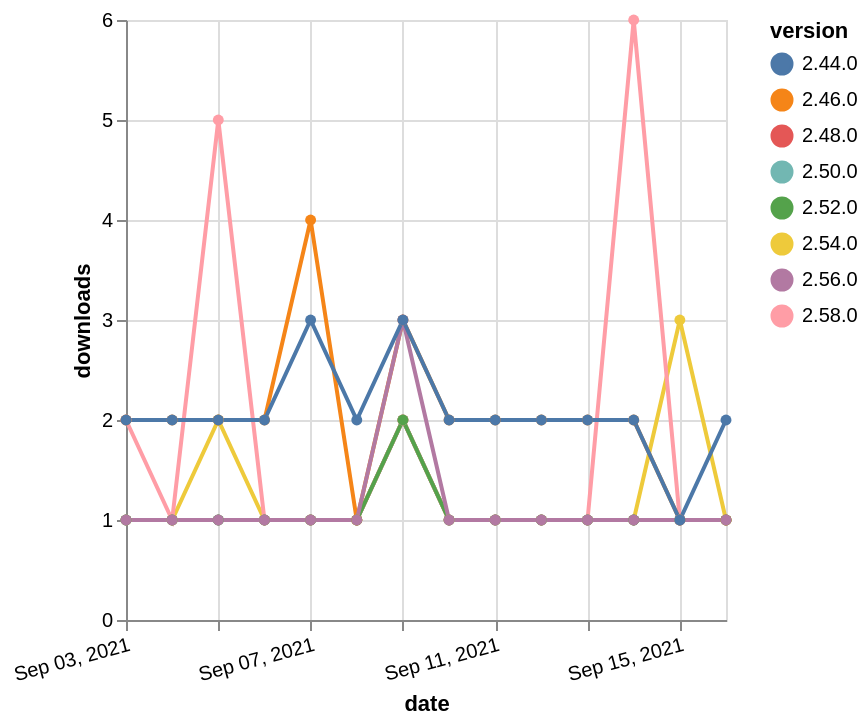

Describe this chart as a Vega-Lite specification.
### Vega-Lite specification from a JSON file in a GitHub repository (floating-point values rounded to 4 significant figures)
{"$schema": "https://vega.github.io/schema/vega-lite/v5.json", "description": "A simple bar chart with embedded data.", "data": {"values": [{"date": "2021-09-03", "total": 168, "delta": 1, "version": "2.54.0"}, {"date": "2021-09-04", "total": 169, "delta": 1, "version": "2.54.0"}, {"date": "2021-09-05", "total": 171, "delta": 2, "version": "2.54.0"}, {"date": "2021-09-06", "total": 172, "delta": 1, "version": "2.54.0"}, {"date": "2021-09-07", "total": 173, "delta": 1, "version": "2.54.0"}, {"date": "2021-09-08", "total": 174, "delta": 1, "version": "2.54.0"}, {"date": "2021-09-09", "total": 176, "delta": 2, "version": "2.54.0"}, {"date": "2021-09-10", "total": 177, "delta": 1, "version": "2.54.0"}, {"date": "2021-09-11", "total": 178, "delta": 1, "version": "2.54.0"}, {"date": "2021-09-12", "total": 179, "delta": 1, "version": "2.54.0"}, {"date": "2021-09-13", "total": 180, "delta": 1, "version": "2.54.0"}, {"date": "2021-09-14", "total": 181, "delta": 1, "version": "2.54.0"}, {"date": "2021-09-15", "total": 184, "delta": 3, "version": "2.54.0"}, {"date": "2021-09-16", "total": 185, "delta": 1, "version": "2.54.0"}, {"date": "2021-09-03", "total": 240, "delta": 1, "version": "2.48.0"}, {"date": "2021-09-04", "total": 241, "delta": 1, "version": "2.48.0"}, {"date": "2021-09-05", "total": 242, "delta": 1, "version": "2.48.0"}, {"date": "2021-09-06", "total": 243, "delta": 1, "version": "2.48.0"}, {"date": "2021-09-07", "total": 244, "delta": 1, "version": "2.48.0"}, {"date": "2021-09-08", "total": 245, "delta": 1, "version": "2.48.0"}, {"date": "2021-09-09", "total": 247, "delta": 2, "version": "2.48.0"}, {"date": "2021-09-10", "total": 248, "delta": 1, "version": "2.48.0"}, {"date": "2021-09-11", "total": 249, "delta": 1, "version": "2.48.0"}, {"date": "2021-09-12", "total": 250, "delta": 1, "version": "2.48.0"}, {"date": "2021-09-13", "total": 251, "delta": 1, "version": "2.48.0"}, {"date": "2021-09-14", "total": 252, "delta": 1, "version": "2.48.0"}, {"date": "2021-09-15", "total": 253, "delta": 1, "version": "2.48.0"}, {"date": "2021-09-16", "total": 254, "delta": 1, "version": "2.48.0"}, {"date": "2021-09-03", "total": 199, "delta": 1, "version": "2.50.0"}, {"date": "2021-09-04", "total": 200, "delta": 1, "version": "2.50.0"}, {"date": "2021-09-05", "total": 201, "delta": 1, "version": "2.50.0"}, {"date": "2021-09-06", "total": 202, "delta": 1, "version": "2.50.0"}, {"date": "2021-09-07", "total": 203, "delta": 1, "version": "2.50.0"}, {"date": "2021-09-08", "total": 204, "delta": 1, "version": "2.50.0"}, {"date": "2021-09-09", "total": 206, "delta": 2, "version": "2.50.0"}, {"date": "2021-09-10", "total": 207, "delta": 1, "version": "2.50.0"}, {"date": "2021-09-11", "total": 208, "delta": 1, "version": "2.50.0"}, {"date": "2021-09-12", "total": 209, "delta": 1, "version": "2.50.0"}, {"date": "2021-09-13", "total": 210, "delta": 1, "version": "2.50.0"}, {"date": "2021-09-14", "total": 211, "delta": 1, "version": "2.50.0"}, {"date": "2021-09-15", "total": 212, "delta": 1, "version": "2.50.0"}, {"date": "2021-09-16", "total": 213, "delta": 1, "version": "2.50.0"}, {"date": "2021-09-03", "total": 137, "delta": 2, "version": "2.58.0"}, {"date": "2021-09-04", "total": 138, "delta": 1, "version": "2.58.0"}, {"date": "2021-09-05", "total": 143, "delta": 5, "version": "2.58.0"}, {"date": "2021-09-06", "total": 144, "delta": 1, "version": "2.58.0"}, {"date": "2021-09-07", "total": 145, "delta": 1, "version": "2.58.0"}, {"date": "2021-09-08", "total": 146, "delta": 1, "version": "2.58.0"}, {"date": "2021-09-09", "total": 148, "delta": 2, "version": "2.58.0"}, {"date": "2021-09-10", "total": 149, "delta": 1, "version": "2.58.0"}, {"date": "2021-09-11", "total": 150, "delta": 1, "version": "2.58.0"}, {"date": "2021-09-12", "total": 151, "delta": 1, "version": "2.58.0"}, {"date": "2021-09-13", "total": 152, "delta": 1, "version": "2.58.0"}, {"date": "2021-09-14", "total": 158, "delta": 6, "version": "2.58.0"}, {"date": "2021-09-15", "total": 159, "delta": 1, "version": "2.58.0"}, {"date": "2021-09-16", "total": 160, "delta": 1, "version": "2.58.0"}, {"date": "2021-09-03", "total": 2500, "delta": 2, "version": "2.46.0"}, {"date": "2021-09-04", "total": 2502, "delta": 2, "version": "2.46.0"}, {"date": "2021-09-05", "total": 2504, "delta": 2, "version": "2.46.0"}, {"date": "2021-09-06", "total": 2506, "delta": 2, "version": "2.46.0"}, {"date": "2021-09-07", "total": 2510, "delta": 4, "version": "2.46.0"}, {"date": "2021-09-08", "total": 2511, "delta": 1, "version": "2.46.0"}, {"date": "2021-09-09", "total": 2514, "delta": 3, "version": "2.46.0"}, {"date": "2021-09-10", "total": 2516, "delta": 2, "version": "2.46.0"}, {"date": "2021-09-11", "total": 2518, "delta": 2, "version": "2.46.0"}, {"date": "2021-09-12", "total": 2520, "delta": 2, "version": "2.46.0"}, {"date": "2021-09-13", "total": 2522, "delta": 2, "version": "2.46.0"}, {"date": "2021-09-14", "total": 2524, "delta": 2, "version": "2.46.0"}, {"date": "2021-09-15", "total": 2525, "delta": 1, "version": "2.46.0"}, {"date": "2021-09-16", "total": 2526, "delta": 1, "version": "2.46.0"}, {"date": "2021-09-03", "total": 185, "delta": 1, "version": "2.52.0"}, {"date": "2021-09-04", "total": 186, "delta": 1, "version": "2.52.0"}, {"date": "2021-09-05", "total": 187, "delta": 1, "version": "2.52.0"}, {"date": "2021-09-06", "total": 188, "delta": 1, "version": "2.52.0"}, {"date": "2021-09-07", "total": 189, "delta": 1, "version": "2.52.0"}, {"date": "2021-09-08", "total": 190, "delta": 1, "version": "2.52.0"}, {"date": "2021-09-09", "total": 192, "delta": 2, "version": "2.52.0"}, {"date": "2021-09-10", "total": 193, "delta": 1, "version": "2.52.0"}, {"date": "2021-09-11", "total": 194, "delta": 1, "version": "2.52.0"}, {"date": "2021-09-12", "total": 195, "delta": 1, "version": "2.52.0"}, {"date": "2021-09-13", "total": 196, "delta": 1, "version": "2.52.0"}, {"date": "2021-09-14", "total": 197, "delta": 1, "version": "2.52.0"}, {"date": "2021-09-15", "total": 198, "delta": 1, "version": "2.52.0"}, {"date": "2021-09-16", "total": 199, "delta": 1, "version": "2.52.0"}, {"date": "2021-09-03", "total": 192, "delta": 1, "version": "2.56.0"}, {"date": "2021-09-04", "total": 193, "delta": 1, "version": "2.56.0"}, {"date": "2021-09-05", "total": 194, "delta": 1, "version": "2.56.0"}, {"date": "2021-09-06", "total": 195, "delta": 1, "version": "2.56.0"}, {"date": "2021-09-07", "total": 196, "delta": 1, "version": "2.56.0"}, {"date": "2021-09-08", "total": 197, "delta": 1, "version": "2.56.0"}, {"date": "2021-09-09", "total": 200, "delta": 3, "version": "2.56.0"}, {"date": "2021-09-10", "total": 201, "delta": 1, "version": "2.56.0"}, {"date": "2021-09-11", "total": 202, "delta": 1, "version": "2.56.0"}, {"date": "2021-09-12", "total": 203, "delta": 1, "version": "2.56.0"}, {"date": "2021-09-13", "total": 204, "delta": 1, "version": "2.56.0"}, {"date": "2021-09-14", "total": 205, "delta": 1, "version": "2.56.0"}, {"date": "2021-09-15", "total": 206, "delta": 1, "version": "2.56.0"}, {"date": "2021-09-16", "total": 207, "delta": 1, "version": "2.56.0"}, {"date": "2021-09-03", "total": 2405, "delta": 2, "version": "2.44.0"}, {"date": "2021-09-04", "total": 2407, "delta": 2, "version": "2.44.0"}, {"date": "2021-09-05", "total": 2409, "delta": 2, "version": "2.44.0"}, {"date": "2021-09-06", "total": 2411, "delta": 2, "version": "2.44.0"}, {"date": "2021-09-07", "total": 2414, "delta": 3, "version": "2.44.0"}, {"date": "2021-09-08", "total": 2416, "delta": 2, "version": "2.44.0"}, {"date": "2021-09-09", "total": 2419, "delta": 3, "version": "2.44.0"}, {"date": "2021-09-10", "total": 2421, "delta": 2, "version": "2.44.0"}, {"date": "2021-09-11", "total": 2423, "delta": 2, "version": "2.44.0"}, {"date": "2021-09-12", "total": 2425, "delta": 2, "version": "2.44.0"}, {"date": "2021-09-13", "total": 2427, "delta": 2, "version": "2.44.0"}, {"date": "2021-09-14", "total": 2429, "delta": 2, "version": "2.44.0"}, {"date": "2021-09-15", "total": 2430, "delta": 1, "version": "2.44.0"}, {"date": "2021-09-16", "total": 2432, "delta": 2, "version": "2.44.0"}]}, "width": "container", "mark": {"type": "line", "point": {"filled": true}}, "encoding": {"x": {"field": "date", "type": "temporal", "timeUnit": "yearmonthdate", "title": "date", "axis": {"labelAngle": -15}}, "y": {"field": "delta", "type": "quantitative", "title": "downloads"}, "color": {"field": "version", "type": "nominal"}, "tooltip": {"field": "delta"}}}
